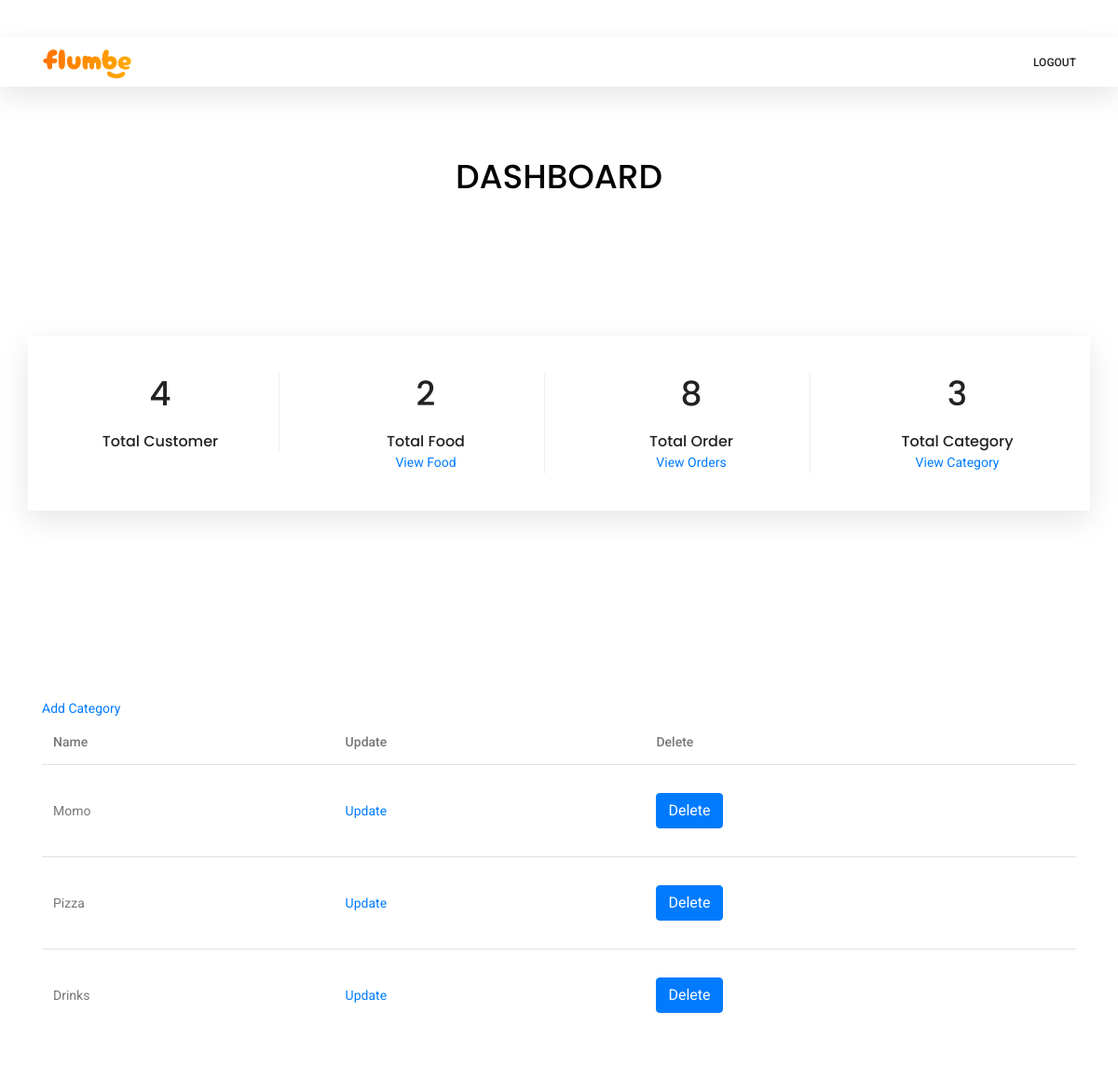
Page /dashboard/category (signed in) on the committed database.
### food/models.py (models this page shows, shortened)
class Category(models.Model):
    name = models.CharField(max_length=20)

### account/decorators.py (the view)
    def wrapper_func(request, *args, **kwargs):
        if request.user.is_superuser:
            return view_func(request, *args, **kwargs)
        else:
            return redirect('food:index')

### account/views.py (called while the page is built)
@login_required(login_url='account:login')
@admin_only
def category(request):  # Admin view category method
    f = Food.objects.all()
    o = Order.objects.all()
    c = Customer.objects.all()
    cat = Category.objects.all()
    total_food = f.count()
    total_order = o.count()
    total_customer = c.count()
    total_category = cat.count()
    return render(request, "account/category.html", {"cat": cat, "total_food": total_food, "total_order": total_order, "total_customer": total_customer, "total_category": total_category})

### account/templates/account/category.html
{%extends 'base.html' %} {% load static %} {% block content%}
<br />
<br />
<br />
<br />
<br />
<br />
<br />
<div class="container">
  <div class="row justify-content-center">
    <div class="col-lg-6 text-center">
      <div class="section-title">
        <h1>
          <a href="{%url 'account:home'%}" style="color:black;">DASHBOARD</a>
        </h1>
      </div>
    </div>
  </div>
</div>
<section class="features-area section_gap">
  <div class="container">
    <div class="row features-inner">
      <div class="col-lg-3 col-md-6 col-sm-6">
        <div class="single-features">
          <div class="f-icon">
            <h1>{{total_customer}}</h1>
          </div>
          <h6>Total Customer</h6>
        </div>
      </div>
      <div class="col-lg-3 col-md-6 col-sm-6">
        <div class="single-features">
          <div class="f-icon">
            <h1>{{total_food}}</h1>
          </div>
          <h6>Total Food</h6>
          <p><a href="{%url 'account:food'%}">View Food</a></p>
        </div>
      </div>
      <div class="col-lg-3 col-md-6 col-sm-6">
        <div class="single-features">
          <div class="f-icon">
            <h1>{{total_order}}</h1>
          </div>
          <h6>Total Order</h6>
          <p><a href="{%url 'account:all_orders'%}">View Orders</a></p>
        </div>
      </div>
      <div class="col-lg-3 col-md-6 col-sm-6">
        <div class="single-features">
          <div class="f-icon">
            <h1>{{total_category}}</h1>
          </div>
          <h6>Total Category</h6>
          <p><a href="{%url 'account:category'%}">View Category</a></p>
        </div>
      </div>
    </div>
  </div>
</section>
<section class="cart_area">
  <div class="container">
    <a href="{%url 'account:add_category'%}">Add Category</a>
    <div class="cart_inner">
      <div class="table-responsive">
        <table class="table">
          <thead>
            <tr>
              <th scope="col">Name</th>
              <th scope="col">Update</th>
              <th scope="col">Delete</th>
            </tr>
          </thead>
          {%if cat%}
          <tbody>
            {%for c in cat%}
            <tr>
              <td>{{c.name}}</td>
              <td>
                <a href="{%url 'account:update_category' c.pk%}">Update</a>
              </td>
              <td>
                <form
                  method="POST"
                  action="{% url 'account:delete_category' c.pk%}"
                >
                  {%csrf_token%}<button
                    type="submit"
                    class="btn btn-primary red"
                  >
                    Delete
                  </button>
                </form>
              </td>
            </tr>
            {%endfor%}
          </tbody>
          {%else%}
          <h1>No Category !</h1>
          {%endif%}
        </table>
      </div>
    </div>
  </div>
</section>
{%endblock %}

### rows in the picture
Category: name "Momo"
Category: name "Pizza"
Category: name "Drinks"

### other values in the picture
{{ total_customer }} "4"
{{ total_food }} "2"
{{ total_order }} "8"
{{ total_category }} "3"
